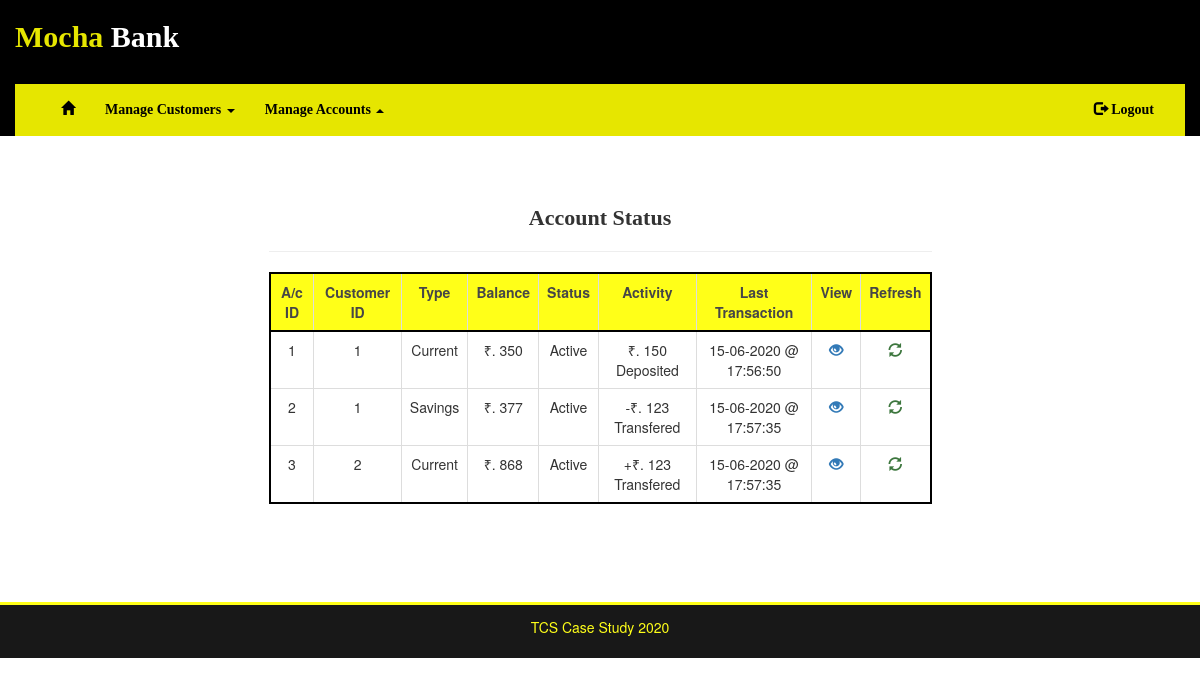
/account/status (signed in), run on an earlier commit of the app's database.
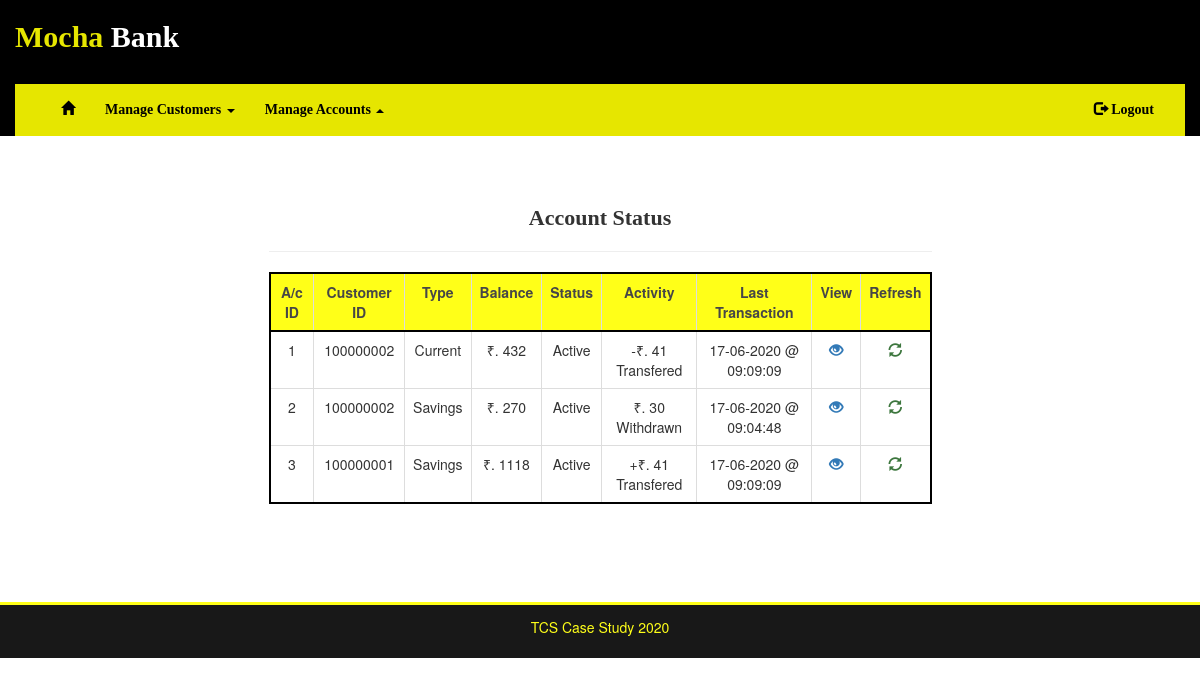
And on a later commit of the database.
### bank/models.py (models this page shows)
class Account(db.Model):
    acnt_id = db.Column(db.Integer, primary_key=True)
    cust_id = db.Column(db.Integer, db.ForeignKey('customer.cust_id'))
    acnt_type = db.Column(db.String(20), index=False, unique=False)
    acnt_balance = db.Column(db.Integer, index=False, unique=False)
    acnt_status = db.Column(db.String(20), index=False, unique=False)
    acnt_last_tr_date = db.Column(db.DateTime, index=False, unique=False)
    acnt_message = db.Column(db.String(20), index=False, unique=False)
    transaction = db.relationship('Transaction', backref='customer')

### bank/routes.py (the view)
@app.route('/account/status')
@login_required
def account_status():
    if current_user.role == 'teller':
        return redirect(url_for('error_403'))
    accounts = db.session.query(Account).all()
    return render_template('account_status.html', page='account_status', accounts=accounts)

### bank/models.py (called while the page is built)
@login.user_loader
def load_user(id):
    return db.session.query(Login).filter(Login.id==int(id)).first()

### bank/templates/account_status.html
{% extends 'base.html' %}
{% block nav %}
    {% include 'includes/customer_nav.html' %}
{% endblock %}
{% block content %}
    <h4 class="text-center" style="font:bold 22px Impact">Account Status</h4>
    <hr>
    <div class="table-responsive">
        <table class="table table-hover table-bordered text-center" style="border:2px solid black">
            <tr style="background-color: yellow;opacity: 0.9;border:2px solid black">
                <th>A/c ID</th><th>Customer ID</th><th>Type</th><th>Balance</th><th>Status</th><th>Activity</th><th>Last Transaction</th><th>View</th><th>Refresh</th>
                {% for account in accounts %}
                    <tr>
                        <td>{{ account.acnt_id }}</td>
                        <td>{{ account.cust_id }}</td>
                        <td>{{ account.acnt_type }}</td>
                        <td>₹. {{ account.acnt_balance }}</td>
                        <td>{{ account.acnt_status }}</td>
                        <td>{{ account.acnt_message }}</td>
                        <td>{{ account.acnt_last_tr_date.strftime("%d-%m-%Y @ %H:%M:%S") }}</td>
                        <td><a href="{{ url_for('delete_account', acnt_id=account.acnt_id) }}"><span class="glyphicon glyphicon-eye-open text-primary"></span></a></td>
                        <td><a href="{{ url_for('account_status') }}"><span class="glyphicon glyphicon-refresh text-success"></span></a></td>
                    </tr>
                {% endfor %}
            </tr>
        </table>
    </div>
    <br>
{% endblock %}

What changed in the data, as far as the page shows it:
changed Account "Current": cust_id "1" → "100000002"; acnt_balance "350" → "432"; acnt_message "₹. 150 Deposited" → "-₹. 41 Transfered"; acnt_last_tr_date "15-06-2020 @ 17:56:50" → "17-06-2020 @ 09:09:09"
changed Account id 2: cust_id "1" → "100000002"; acnt_balance "377" → "270"; acnt_message "-₹. 123 Transfered" → "₹. 30 Withdrawn"; acnt_last_tr_date "15-06-2020 @ 17:57:35" → "17-06-2020 @ 09:04:48"
changed Account id 3: cust_id "2" → "100000001"; acnt_type "Current" → "Savings"; acnt_balance "868" → "1118"; acnt_message "+₹. 123 Transfered" → "+₹. 41 Transfered"; acnt_last_tr_date "15-06-2020 @ 17:57:35" → "17-06-2020 @ 09:09:09"
